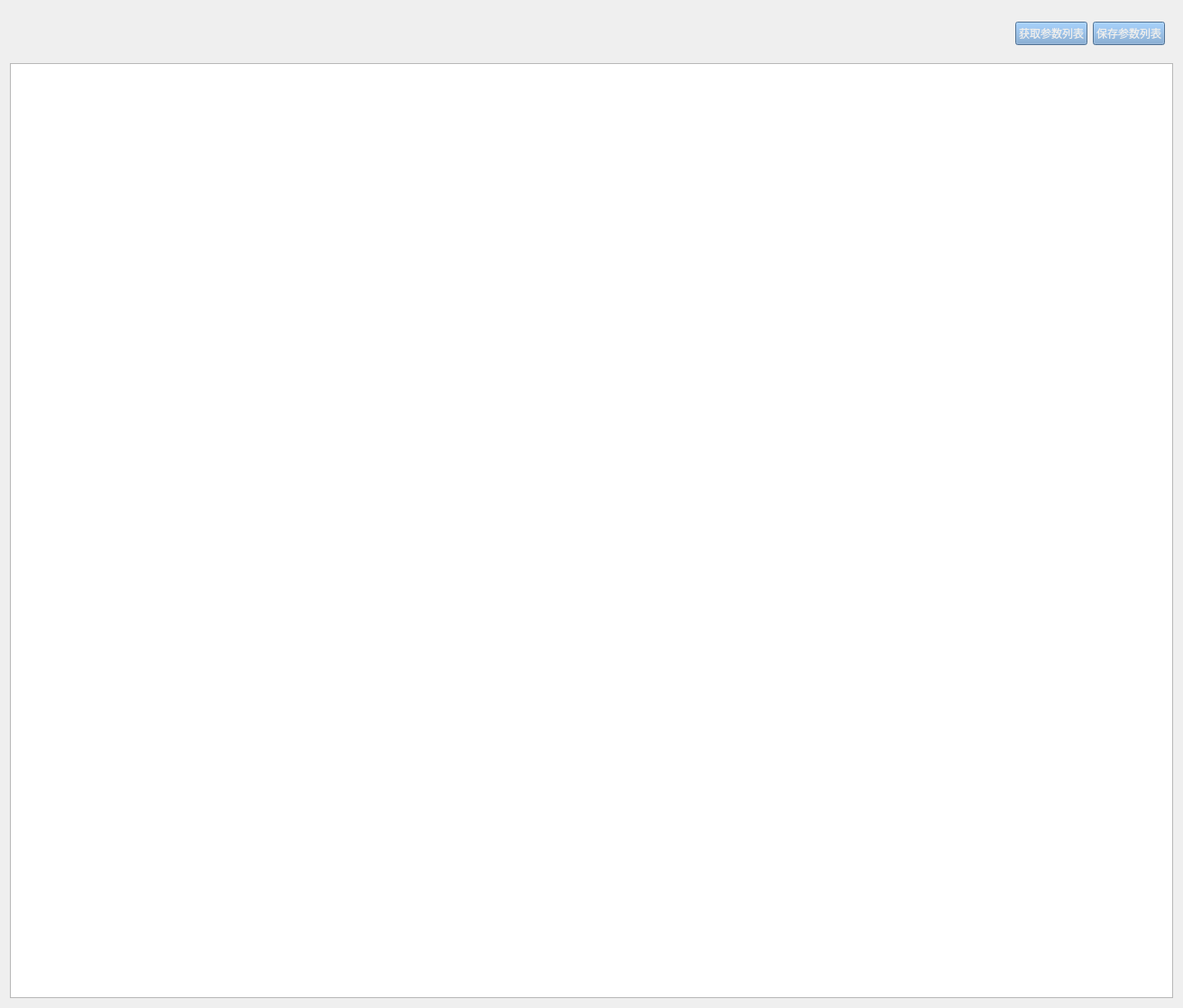
<?xml version="1.0" encoding="UTF-8"?>
<ui version="4.0">
 <class>AdjustParamPage</class>
 <widget class="QWidget" name="AdjustParamPage">
  <property name="geometry">
   <rect>
    <x>0</x>
    <y>0</y>
    <width>1312</width>
    <height>1118</height>
   </rect>
  </property>
  <property name="windowTitle">
   <string>Form</string>
  </property>
  <layout class="QVBoxLayout" name="verticalLayout">
   <item>
    <widget class="QWidget" name="widget" native="true">
     <layout class="QHBoxLayout" name="horizontalLayout">
      <item>
       <widget class="QWidget" name="widget_3" native="true">
        <property name="sizePolicy">
         <sizepolicy hsizetype="Fixed" vsizetype="Maximum">
          <horstretch>0</horstretch>
          <verstretch>0</verstretch>
         </sizepolicy>
        </property>
        <property name="minimumSize">
         <size>
          <width>400</width>
          <height>35</height>
         </size>
        </property>
        <property name="styleSheet">
         <string notr="true">QWidget#widget_3{
	border-image: url(:/images/resources/背景栏.png);
}</string>
        </property>
        <layout class="QHBoxLayout" name="horizontalLayout_4">
         <item>
          <widget class="QLabel" name="label_messgae">
           <property name="styleSheet">
            <string notr="true">color: rgb(238, 238, 236);
background:transparent;</string>
           </property>
           <property name="text">
            <string/>
           </property>
          </widget>
         </item>
        </layout>
       </widget>
      </item>
      <item>
       <spacer name="horizontalSpacer_3">
        <property name="orientation">
         <enum>Qt::Horizontal</enum>
        </property>
        <property name="sizeType">
         <enum>QSizePolicy::Fixed</enum>
        </property>
        <property name="sizeHint" stdset="0">
         <size>
          <width>20</width>
          <height>20</height>
         </size>
        </property>
       </spacer>
      </item>
      <item>
       <widget class="QWidget" name="widget_4" native="true">
        <property name="sizePolicy">
         <sizepolicy hsizetype="Fixed" vsizetype="Preferred">
          <horstretch>0</horstretch>
          <verstretch>0</verstretch>
         </sizepolicy>
        </property>
        <property name="minimumSize">
         <size>
          <width>400</width>
          <height>0</height>
         </size>
        </property>
        <property name="styleSheet">
         <string notr="true">QWidget#widget_4{
	border-image: url(:/images/resources/背景栏.png);
}</string>
        </property>
        <layout class="QHBoxLayout" name="horizontalLayout_5">
         <item>
          <widget class="QLabel" name="label_operation">
           <property name="styleSheet">
            <string notr="true">color: rgb(238, 238, 236);
background:transparent;</string>
           </property>
           <property name="text">
            <string/>
           </property>
          </widget>
         </item>
        </layout>
       </widget>
      </item>
      <item>
       <spacer name="horizontalSpacer">
        <property name="orientation">
         <enum>Qt::Horizontal</enum>
        </property>
        <property name="sizeType">
         <enum>QSizePolicy::Expanding</enum>
        </property>
        <property name="sizeHint" stdset="0">
         <size>
          <width>300</width>
          <height>20</height>
         </size>
        </property>
       </spacer>
      </item>
      <item>
       <widget class="QPushButton" name="pushButton_update">
        <property name="sizePolicy">
         <sizepolicy hsizetype="Fixed" vsizetype="Fixed">
          <horstretch>0</horstretch>
          <verstretch>0</verstretch>
         </sizepolicy>
        </property>
        <property name="styleSheet">
         <string notr="true">color: rgb(238, 238, 236);
background-color: rgb(114, 159, 207);</string>
        </property>
        <property name="text">
         <string>获取参数列表</string>
        </property>
       </widget>
      </item>
      <item>
       <widget class="QPushButton" name="pushButton_save">
        <property name="sizePolicy">
         <sizepolicy hsizetype="Fixed" vsizetype="Fixed">
          <horstretch>0</horstretch>
          <verstretch>0</verstretch>
         </sizepolicy>
        </property>
        <property name="styleSheet">
         <string notr="true">color: rgb(238, 238, 236);
background-color: rgb(114, 159, 207);</string>
        </property>
        <property name="text">
         <string>保存参数列表</string>
        </property>
       </widget>
      </item>
     </layout>
    </widget>
   </item>
   <item>
    <widget class="QTreeView" name="treeView"/>
   </item>
  </layout>
 </widget>
 <resources/>
 <connections/>
</ui>
